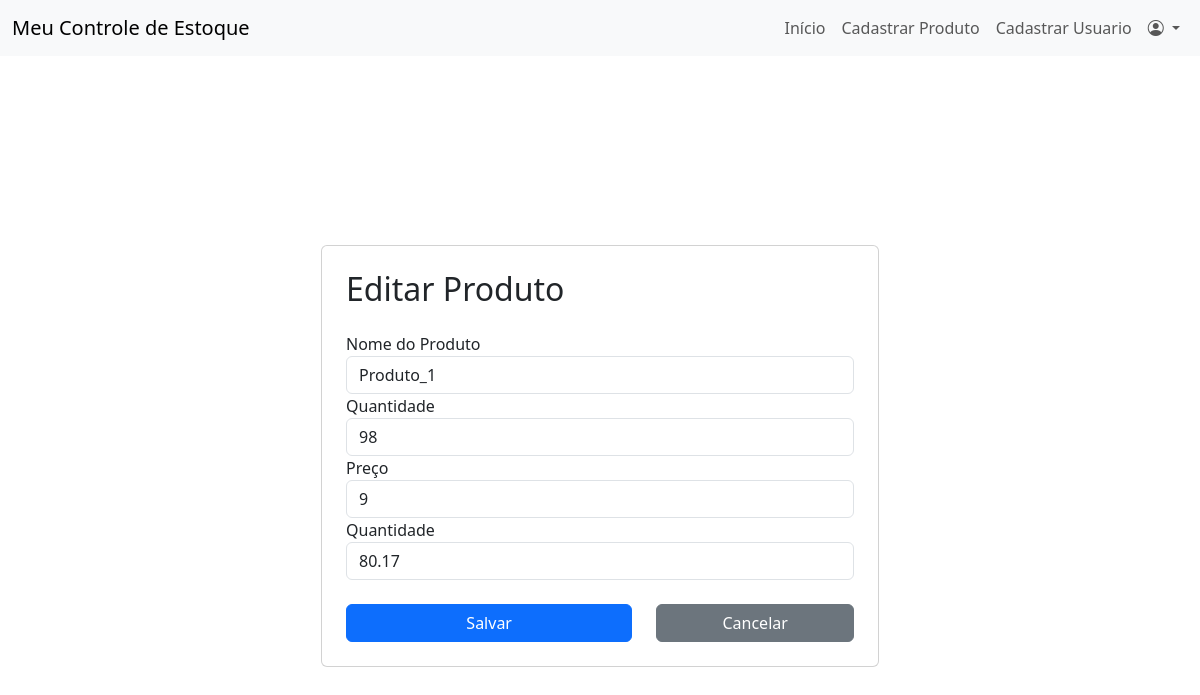
The page /editar_produto/1/ (signed in) on the database its author committed.
### app/models.py (models this page shows)
class Produto(db.Model):
    id = db.Column(db.Integer, primary_key=True)
    nome = db.Column(db.String(150), nullable=False)
    quantidade = db.Column(db.Integer, nullable=False)
    minimo_estoque = db.Column(db.Integer, nullable=False)
    preco_unitario = db.Column(db.Float, nullable=False)
    data_entrada = db.Column(db.DateTime, nullable=False, default=datetime.now)

### app/routes.py (the view, shortened to what this page needs)
@bp.route('/editar_produto/<int:produto_id>/', methods=['GET', 'POST'])
def editar_produto(produto_id):
    if current_user.nivel_funcao != 'administrador':
        abort(403)
    produto = Produto.query.get(produto_id)
    return render_template('editar_produto.html', produto=produto)

### app/__init__.py (called while the page is built)
@login_manager.user_loader
def load_user(user_id):
    from app.models import Usuario
    return Usuario.query.get(int(user_id))

### app/templates/editar_produto.html (shortened to what this page needs)
{% extends "base.html" %}
{% block content %}
<div class="container d-flex justify-content-center align-items-center vh-100">
    <div class="card p-4 w-50">
        <h2 class="mb-4">Editar Produto</h2>
        <form method="POST" action="">
            <div class="form-group">
                <label for="productName">Nome do Produto</label>
                <input type="text" class="form-control" id="nome" name="nome" value="{{ produto.nome }}" required>
            </div>
            <div class="form-group">
                <label for="productDescription">Quantidade </label>
                <input class="form-control" id="quantidade" name="quantidade" rows="3" value="{{ produto.quantidade }}"
                    required></input>
            </div>
            <div class="form-group">
                <label for="productPrice">Preço</label>
                <input type="number" class="form-control" id="minimo_estoque" name="minimo_estoque"
                    value="{{ produto.minimo_estoque }}" required>
            </div>
            <div class="form-group">
                <label for="productQuantity">Quantidade</label>
                <input type="number" class="form-control" id="preco_unitario" name="preco_unitario"
                    value="{{ produto.preco_unitario }}" required>
            </div><br>
            <div class="row">
                <div class="col-7">
                    <button type="submit" class="btn btn-primary w-100">Salvar</button>
                </div>
                <div class="col-5">
                    <a href="{{ url_for('routes.index')}}" class="btn btn-secondary w-100">Cancelar</a>
                </div>
            </div>
        </form>
        </div>
    </div>
{% endblock %}

### rows shown on the page
Produto: nome "Produto_1", quantidade "98", minimo_estoque "9", preco_unitario "80.17"
